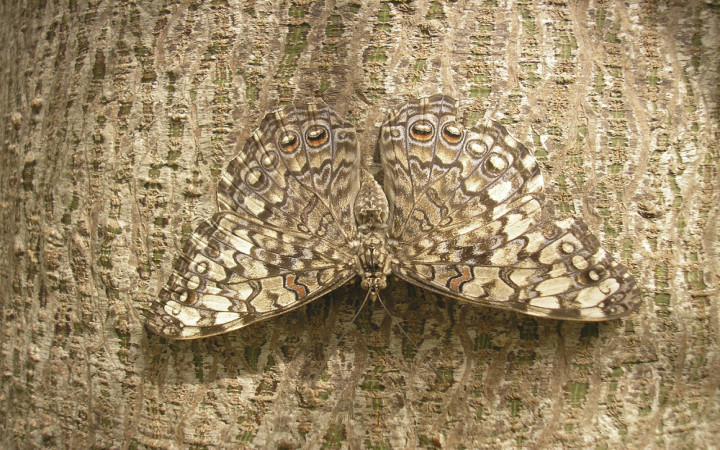
#> input picture butterfly.jpg, 720 x 450 px; its folder holds only this picture in this run
$ python -i FileMonitor.py   (imports and definitions only)
#> lines starting #> are read from the running program, lines starting #| are printed output that depends on the picture
import os  # Импортируем модуль os для работы с файловой системой
import time  # Импортируем модуль time для работы с задержками
import pandas as pd  # Импортируем pandas для работы с Excel файлами
from PIL import Image  # Импортируем Image из библиотеки Pillow для работы с изображениями
from threading import Thread  # Импортируем Thread из модуля threading для работы с потоками
from queue import Queue  # Импортируем Queue из модуля queue для работы с очередями
import config

# Путь к папке с изображениями и Excel файлу
# [1 line that did not run here, left out]
# [1 line that did not run here, left out]
# [1 line that did not run here, left out]

# Очередь для файлов, которые нужно повторно попытаться удалить
delete_queue = Queue()  # Создаем очередь для файлов, которые нужно повторно попытаться удалить

# Переменная для хранения состояния папки
previous_files = set()

# Функция для чтения Excel файла
# [10 lines left out: function read_excel_file, not called in this run]

# Функция для обрезки и сжатия изображения
def resize_and_compress_image(input_path, output_path, size=(300, 375), max_kb=100, bg_color=(0, 37, 76)):
#> called with input_path = 'butterfly.jpg', output_path = 'out.png', size = (300, 375), max_kb = 100, bg_color = (0, 37, 76)
    with Image.open(input_path) as img:  # Открываем изображение
#> img is the input picture: PIL image 720x450 RGB; mean R, G, B 155.4, 135.7, 101.6
        img = img.resize(size, Image.LANCZOS)  # Изменяем размер изображения с использованием высококачественного фильтра
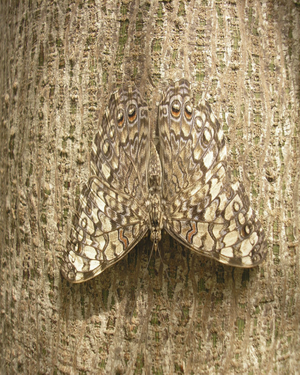
#> img: PIL image 300x375 RGB; mean R, G, B 155.4, 135.7, 101.6

        if img.mode == 'RGBA':  # Проверяем наличие альфа-канала
            background = Image.new('RGBA', img.size, bg_color + (255,))  # Создаем фон с указанным цветом
            img = Image.alpha_composite(background, img).convert('RGB')  # Накладываем изображение на фон и конвертируем в RGB
        else:
            img = img.convert('RGB')  # Конвертируем изображение в RGB, если нет альфа-канала

        img.save(output_path, format='JPEG', quality=95)  # Сохраняем изображение в формате JPEG с качеством 95

        while os.path.getsize(output_path) > max_kb * 1024:  # Проверяем размер файла и корректируем качество
            quality = max(1, int(95 * (max_kb * 1024) / os.path.getsize(output_path)))  # Вычисляем новое качество
            img.save(output_path, format='JPEG', quality=quality)  # Сохраняем изображение с новым качеством

# Функция для синхронизации Excel файла с папкой
# [76 lines left out: functions sync_with_folder, save_excel_file, delete_file_worker, check_for_changes, start_monitoring, not called in this run]

# Запускаем поток для удаления файлов
delete_worker_thread = Thread(target=delete_file_worker, daemon=True)  # Создаем поток для удаления файлов
# [1 line not run here, left out]

# Запускаем поток для мониторинга изменений в папке
monitor_thread = Thread(target=start_monitoring, daemon=True)  # Создаем поток для мониторинга изменений
# [4 lines not run here, left out]

>>> result = resize_and_compress_image('butterfly.jpg', 'out.png')
